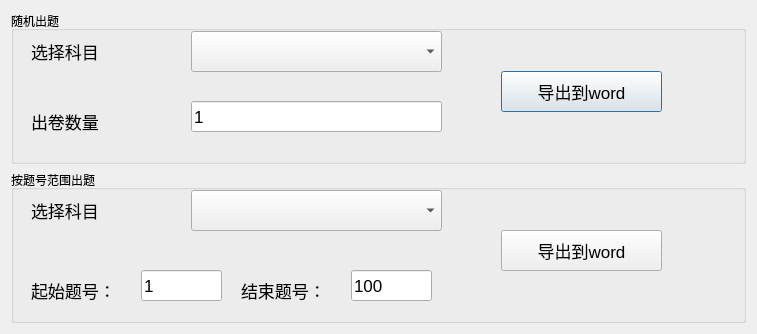
<?xml version="1.0" encoding="UTF-8"?>
<ui version="4.0">
 <class>Dialog</class>
 <widget class="QDialog" name="Dialog">
  <property name="geometry">
   <rect>
    <x>0</x>
    <y>0</y>
    <width>757</width>
    <height>334</height>
   </rect>
  </property>
  <property name="minimumSize">
   <size>
    <width>757</width>
    <height>334</height>
   </size>
  </property>
  <property name="maximumSize">
   <size>
    <width>757</width>
    <height>334</height>
   </size>
  </property>
  <property name="windowTitle">
   <string>出卷</string>
  </property>
  <layout class="QVBoxLayout" name="verticalLayout">
   <item>
    <widget class="QGroupBox" name="groupBox">
     <property name="title">
      <string>随机出题</string>
     </property>
     <widget class="QLabel" name="label_2">
      <property name="geometry">
       <rect>
        <x>20</x>
        <y>100</y>
        <width>111</width>
        <height>21</height>
       </rect>
      </property>
      <property name="font">
       <font>
        <pointsize>13</pointsize>
       </font>
      </property>
      <property name="text">
       <string>出卷数量</string>
      </property>
     </widget>
     <widget class="QLabel" name="label">
      <property name="geometry">
       <rect>
        <x>20</x>
        <y>30</y>
        <width>111</width>
        <height>21</height>
       </rect>
      </property>
      <property name="font">
       <font>
        <pointsize>13</pointsize>
       </font>
      </property>
      <property name="text">
       <string>选择科目</string>
      </property>
     </widget>
     <widget class="QLineEdit" name="lineEdit">
      <property name="geometry">
       <rect>
        <x>180</x>
        <y>90</y>
        <width>251</width>
        <height>31</height>
       </rect>
      </property>
      <property name="font">
       <font>
        <pointsize>13</pointsize>
       </font>
      </property>
      <property name="text">
       <string>1</string>
      </property>
     </widget>
     <widget class="QPushButton" name="pushButton">
      <property name="geometry">
       <rect>
        <x>490</x>
        <y>60</y>
        <width>161</width>
        <height>41</height>
       </rect>
      </property>
      <property name="font">
       <font>
        <pointsize>13</pointsize>
       </font>
      </property>
      <property name="text">
       <string>导出到word</string>
      </property>
     </widget>
     <widget class="QComboBox" name="comboBox">
      <property name="geometry">
       <rect>
        <x>180</x>
        <y>20</y>
        <width>251</width>
        <height>41</height>
       </rect>
      </property>
      <property name="font">
       <font>
        <pointsize>13</pointsize>
       </font>
      </property>
     </widget>
    </widget>
   </item>
   <item>
    <widget class="QGroupBox" name="groupBox_2">
     <property name="title">
      <string>按题号范围出题</string>
     </property>
     <widget class="QLabel" name="label_3">
      <property name="geometry">
       <rect>
        <x>20</x>
        <y>110</y>
        <width>111</width>
        <height>21</height>
       </rect>
      </property>
      <property name="font">
       <font>
        <pointsize>13</pointsize>
       </font>
      </property>
      <property name="text">
       <string>起始题号：</string>
      </property>
     </widget>
     <widget class="QLineEdit" name="lineEdit_2">
      <property name="geometry">
       <rect>
        <x>130</x>
        <y>100</y>
        <width>81</width>
        <height>31</height>
       </rect>
      </property>
      <property name="font">
       <font>
        <pointsize>13</pointsize>
       </font>
      </property>
      <property name="text">
       <string>1</string>
      </property>
     </widget>
     <widget class="QLabel" name="label_4">
      <property name="geometry">
       <rect>
        <x>230</x>
        <y>110</y>
        <width>111</width>
        <height>21</height>
       </rect>
      </property>
      <property name="font">
       <font>
        <pointsize>13</pointsize>
       </font>
      </property>
      <property name="text">
       <string>结束题号：</string>
      </property>
     </widget>
     <widget class="QLineEdit" name="lineEdit_3">
      <property name="geometry">
       <rect>
        <x>340</x>
        <y>100</y>
        <width>81</width>
        <height>31</height>
       </rect>
      </property>
      <property name="font">
       <font>
        <pointsize>13</pointsize>
       </font>
      </property>
      <property name="text">
       <string>100</string>
      </property>
     </widget>
     <widget class="QPushButton" name="pushButton_2">
      <property name="geometry">
       <rect>
        <x>490</x>
        <y>60</y>
        <width>161</width>
        <height>41</height>
       </rect>
      </property>
      <property name="font">
       <font>
        <pointsize>13</pointsize>
       </font>
      </property>
      <property name="text">
       <string>导出到word</string>
      </property>
     </widget>
     <widget class="QComboBox" name="comboBox_2">
      <property name="geometry">
       <rect>
        <x>180</x>
        <y>20</y>
        <width>251</width>
        <height>41</height>
       </rect>
      </property>
      <property name="font">
       <font>
        <pointsize>13</pointsize>
       </font>
      </property>
     </widget>
     <widget class="QLabel" name="label_5">
      <property name="geometry">
       <rect>
        <x>20</x>
        <y>30</y>
        <width>111</width>
        <height>21</height>
       </rect>
      </property>
      <property name="font">
       <font>
        <pointsize>13</pointsize>
       </font>
      </property>
      <property name="text">
       <string>选择科目</string>
      </property>
     </widget>
    </widget>
   </item>
  </layout>
 </widget>
 <resources/>
 <connections/>
</ui>
